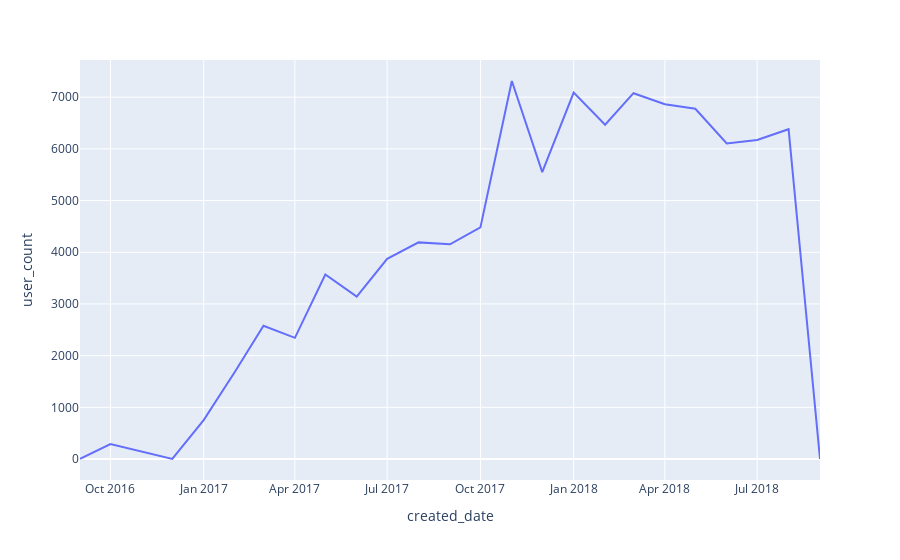

The cell this chart's notebook holds for it:
### Code cell
# Создаём df уникальных ежемесячных пользователей и строим lineplot
mau_df = valid_orders.merge(olist_customers_dataset) \
        .groupby('created_date', as_index=False) \
        .agg(user_count=('customer_unique_id', 'nunique'))

px.line(data_frame=mau_df, x='created_date', y='user_count')

### Figure 1 — Plotly figure (JSON) as saved in the notebook; plotly's stock layout.template omitted (floating-point values rounded to 4 significant figures)
{"data": [{"hovertemplate": "created_date=%{x}<br>user_count=%{y}<extra></extra>", "legendgroup": "", "line": {"color": "#636efa", "dash": "solid"}, "mode": "lines", "name": "", "orientation": "v", "showlegend": false, "type": "scatter", "x": ["2016-09", "2016-10", "2016-12", "2017-01", "2017-02", "2017-03", "2017-04", "2017-05", "2017-06", "2017-07", "2017-08", "2017-09", "2017-10", "2017-11", "2017-12", "2018-01", "2018-02", "2018-03", "2018-04", "2018-05", "2018-06", "2018-07", "2018-08", "2018-09"], "xaxis": "x", "y": [2, 290, 1, 753, 1693, 2577, 2345, 3569, 3142, 3872, 4191, 4154, 4481, 7313, 5551, 7088, 6468, 7077, 6863, 6775, 6106, 6172, 6380, 1], "yaxis": "y"}], "layout": {"legend": {"tracegroupgap": 0}, "margin": {"t": 60}, "xaxis": {"anchor": "y", "domain": [0, 1], "title": {"text": "created_date"}}, "yaxis": {"anchor": "x", "domain": [0, 1], "title": {"text": "user_count"}}}}
